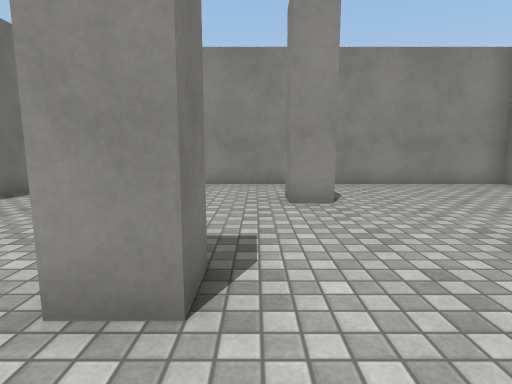
View 1 (above)

17 first-person views from a walk through a Unity game level. The camera is 1.2 m above the floor, tilts 8° down and sees 80° across. The floor is counted in squares, 1 m on a side. Each view is taken from the middle of a square. On the plan, view 1 faces up. The plan holds only what a view shows up to about 13 squares ahead; the rest is blank. The place goes on beyond the plan. The player is left out. Surface patterns are stand-ins for the level's own textures.

View 2
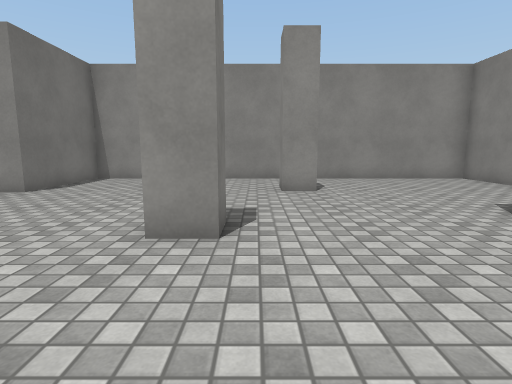

View 3
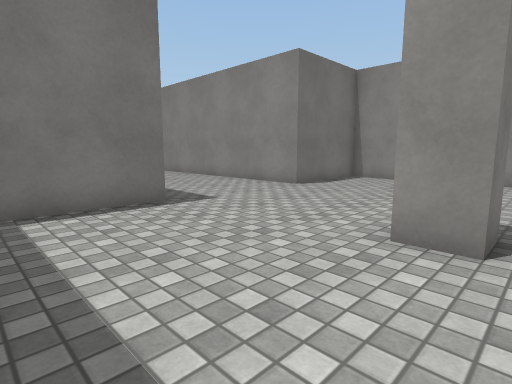

View 4
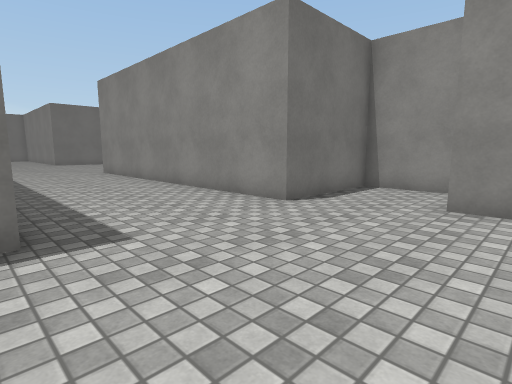

View 5
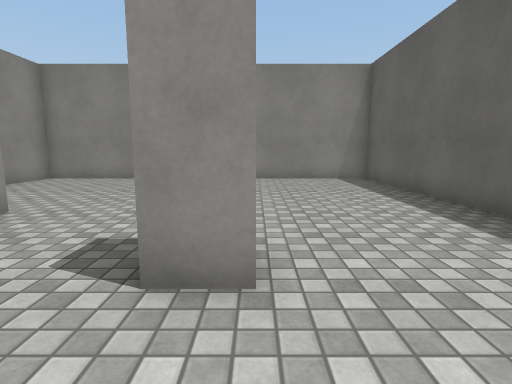

View 6
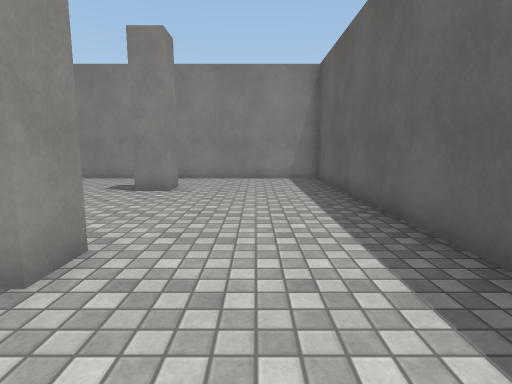

View 7
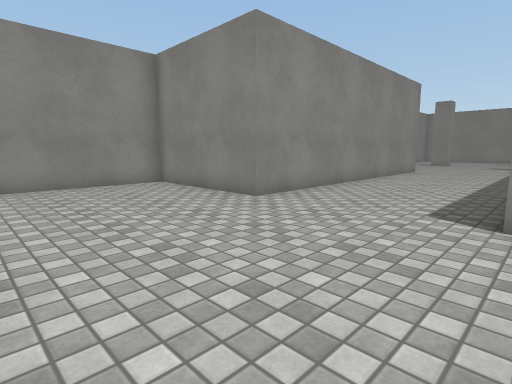

View 8
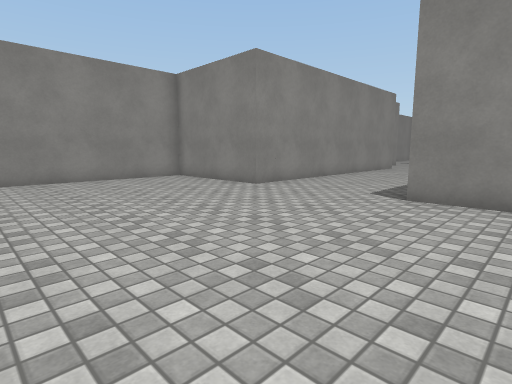

View 9
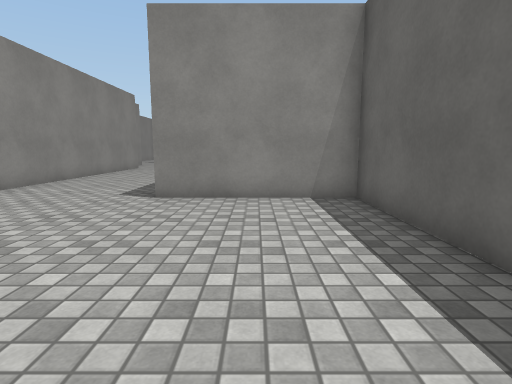

View 10
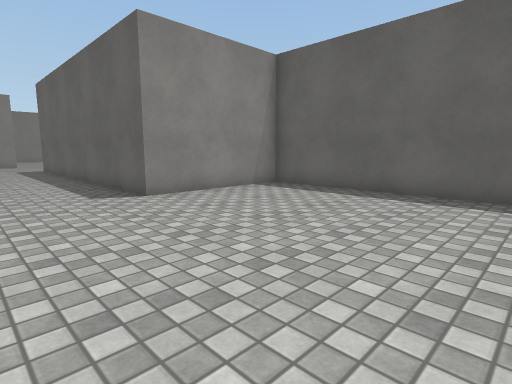

View 11
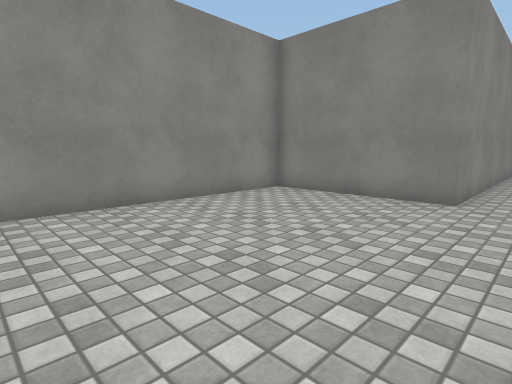

View 12
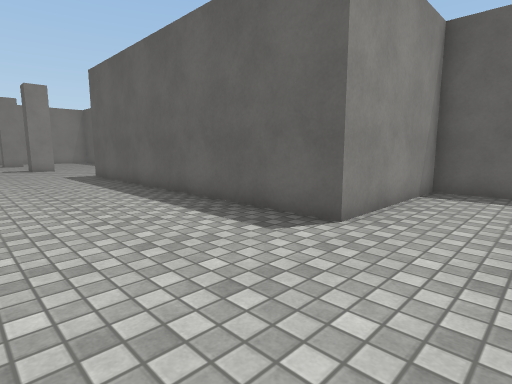

View 13
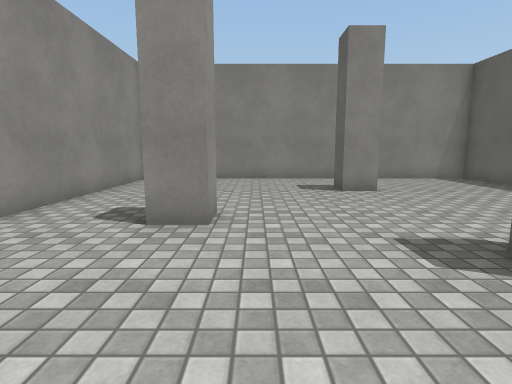

View 14
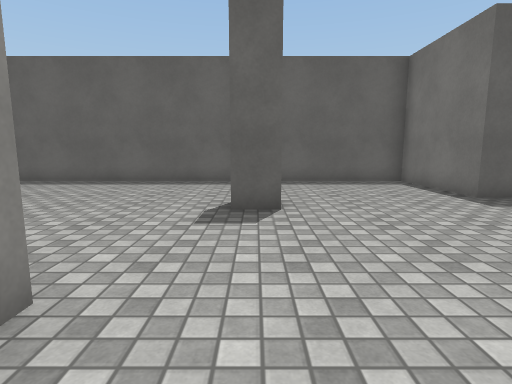

View 15
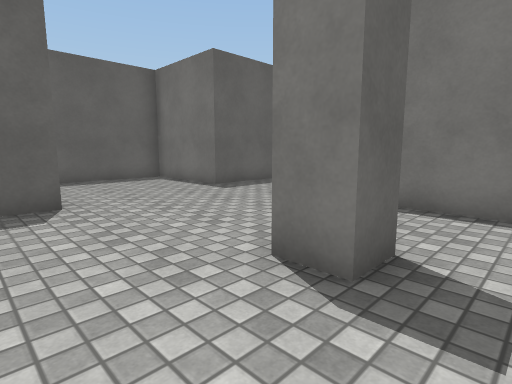

View 16
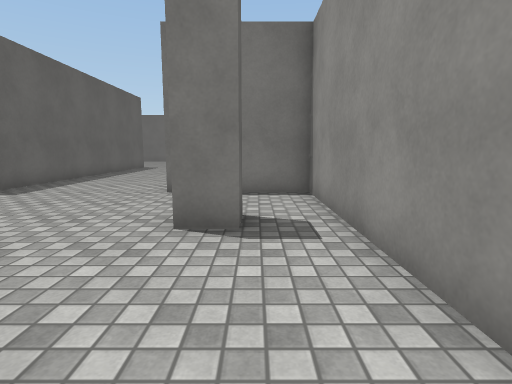

View 17
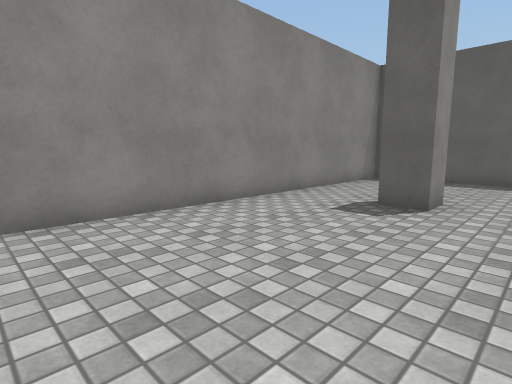

### Floor plan
Points are (right, up) in squares from view 1. A wall is a line through its corners. A room is listed if a view was taken in it or the views show most of it. See-through windows are left out.
Room 1 (views 1, 2, 3, 4, 5, 6, 7, 8, 9, 10, 11, 12, 13, 14, 15, 16, 17)
walls: (-3.6, 8.8) (-2.5, 8.8) (-2.5, 7.8) (-3.5, 7.8); (-1.5, 3) (-0.5, 3) (-0.5, 2) (-1.5, 2) (-1.5, 3); (1.9, 6.7) (0.7, 6.7) (0.7, 7.7); (5.8, 2.5) (4.7, 2.5) (4.7, 3.5) (5.8, 3.5); (-25.4, -3.5) (-18.5, -3.5) (-18.5, 1.5) (-6.5, 1.5) (-6.5, -2.5) (8.5, -2.5) (8.5, 10.5) (-6.5, 10.5) (-6.5, 6.5) (-18.5, 6.5) (-18.5, 11.5) (-25.5, 11.5)

Where each view was taken, in squares from view 1:
view 1: 0 up, 0 right, facing up
view 2: 2 down, 0 right, facing up
view 3: 2 down, 0 right, facing up-left
view 4: 1 up, 2 left, facing up-left
view 5: 2 up, 4 left, facing right
view 6: 0 up, 4 left, facing right
view 7: 1 up, 24 left, facing up-right
view 8: 1 down, 26 left, facing up-right
view 9: 1 down, 26 left, facing right
view 10: 5 up, 26 left, facing down-right
view 11: 5 up, 26 left, facing up-right
view 12: 6 up, 21 left, facing down-right
view 13: 6 up, 4 left, facing right
view 14: 9 up, 1 left, facing down
view 15: 10 up, 0 right, facing down-left
view 16: 9 up, 2 right, facing left
view 17: 10 up, 3 right, facing down-right
